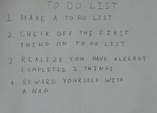
%> input picture assignments/hw3/images/01_list.jpg, 157 x 113 px, shrunk from 2270 x 1631 before the run
$ octave testExtractImageText.m   (GNU Octave 9; MATLAB toolbox functions it lacks are replaced by stand-ins)
%> lines starting %> are read from the running program, lines starting %| are printed output that depends on the picture; in (x1, y1, x2, y2) boxes, pixels count from 0 and x2, y2 are one past the last pixel; in counts of white or black regions, pixels touching at a corner belong together; the program's own positions count from 1
### assignments/hw3/matlab/extractImageText.m
function [text] = extractImageText(fname)
%> called with fname = '../images/01_list.jpg'
  % [text] = extractImageText(fname) loads the image specified by the path 'fname'
  % and returns the next contained in the image as a string.
  img = imread ( fname );
%> img is the input picture: size 113x157x3 uint8; mean R, G, B 146.6, 150.1, 149
  [lines, bw] = findLetters( img );

  load('nist36_model');
  characters = {};
  text = '';
  for line = 1: length ( lines ) %horizontal line
    %for letter = 1 : length ( line )
    for bi = 1:size(lines{line} ,1 ) % each bounding box
      box = floor (lines{line}(bi,:));
      if all ( box > 0 )
        ch = bw ( box(2):box(4) , box(1):box(3) );
        ch = resize_and_pad ( ch );
        characters{end+1} = ch;
        X = reshape ( ch , [] , 1 );
        [out, act_h, act_a] = Forward(W, b, X);
        [val label] = max ( out );
        if label < 27
          %fprintf('detected character %s', char ( 64 + label ) );
          text = strcat ( text , char ( 64 + label ) );
        else
          %fprintf('detected character %s', char ( 48 + label ) );
          text = strcat ( text , char ( 48 + label ) );
        end
        text = strcat ( text , " "  );

        %imshow ( ch , []);
        %pause ( 2 )
        %%% rectangle form for plotting bounding boxes : [x y w h]:
        %boxx = [box(1) , box(2) , (box(3)-box(1)) , (box(4) - box(2)) ];
        %rectangle('pos' , boxx );
      end
    end
    text = strcat ( text , '\n' );
  end
end


% [20 lines left out: function resize_and_pad, not called in this run]

### assignments/hw3/matlab/findLetters.m
function [lines, bw] = findLetters( img )
  %%%%%%%%%%%%%%%%%%%%%%%%%%%%%%%%%%%%%%%%%%%%%%%%%%%%%%%%%%%%%%%%%%%%%%%%%%%%%%
  %%%%%%%%%%%%%%%%%%%%%%%%%%%%%%%%%%%%%%%%%%%%%%%%%%%%%%%%%%%%%%%%%%%%%%%%%%%%%%
  %%%%%%%%%%%%%%%%%%%%%%%%%%%%%%%%%%%%%%%%%%%%%%%%%%%%%%%%%%%%%%%%%%%%%%%%%%%%%%
  % [lines, BW] = findLetters(im) processes the input RGB image and returns a cell
  % array 'lines' of located characters in the image, as well as a binary
  % representation of the input image. The cell array 'lines' should contain one
  % matrix entry for each line of text that appears in the image. Each matrix entry
  % should have size Lx4, where L represents the number of letters in that line.
  % Each row of the matrix should contain 4 numbers [x1, y1, x2, y2] representing
  % the top-left and bottom-right position of each box. The boxes in one line should
  % be sorted by x1 value.
  %%%%%%%%%%%%%%%%%%%%%%%%%%%%%%%%%%%%%%%%%%%%%%%%%%%%%%%%%%%%%%%%%%%%%%%%%%%%%%
  [ rows cols ] = size ( img ) ;
%> rows = 113; cols = 471
  DF_char = strel('rectangle',[ 20 , 20 ]);

  img = rgb2gray ( img );
%> img: size 113x157 uint8
  img = imcomplement ( img );
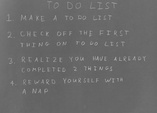
%> img: size 113x157 uint8; min 87, max 169, mean 106
  T = adaptthresh(img, 0.5);
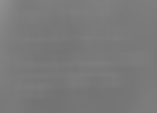
%> T: size 113x157 double; min 0.451, max 0.565, mean 0.478
  img = imbinarize(img,T);
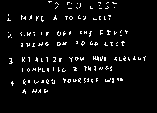
%> img: size 113x157 logical; 4.9% white in thin lines or dots, all inside (x1, y1, x2, y2) = (7, 1, 146, 94)
  img = double ( img );
  bw  = double ( imcomplement ( img ) );
  bw ( bw < 0.5 ) = 0.05;
  bw ( bw > 0.95 ) = 0.95;

  img = imgaussfilt(img,2);
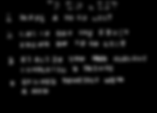
%> img: size 113x157 double; min 0, max 0.469, mean 0.0492
  img = bwareaopen(img,1400);
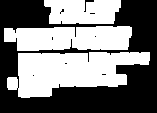
%> img: size 113x157 logical; 49% white; 3 white regions


  %bw       = imcomplement ( im2bw ( img  ) );
  %%%%%%%%%%%%%%%%%%%%%%%%%%%%%%%%%%%%%%%%%%%%%%%%%%%%%%%%%%%%%%%%%%%%%%%%%%%%%%
  %% Extract character position %%%%%%%%%%%%%%%%%%%%%%%%%%%%%%%%%%%%%%%%%%%%%%%%
  %%%%%%%%%%%%%%%%%%%%%%%%%%%%%%%%%%%%%%%%%%%%%%%%%%%%%%%%%%%%%%%%%%%%%%%%%%%%%%

  % [4 lines of commented-out code are left out]
  CC = bwconncomp(img);
%> CC = 3 connected components
  S = regionprops(CC,'Centroid');
%> S = 3 regions; Centroid: [70.8 38.7], [71.3 71.8], [83.4 12.2]
  Z = regionprops ( CC , 'BoundingBox' ) ;
%> Z = 3 regions; box (x1, y1, x2, y2): (4, 26, 132, 51), (7, 52, 150, 98), (44, 0, 121, 24)
  bounding_boxes = reshape ( [Z.BoundingBox] , 4 , [] )';
%> bounding_boxes = [4.5 26.5 128 25; 7.5 52.5 143 46; 44.5 0.5 77 24]
%> the run ends on the next line
  cleval = evalclusters(bounding_boxes ( : , 2 ) ,'kmeans','Silhouette','KList',[1:10]) ;
  %cleval = evalclusters(bounding_boxes ( : , 2 ) ,'gmdistribution','CalinskiHarabasz','KList',[1:15]) ;
  [ ks ys ] = kmeans ( bounding_boxes ( : , 2 ) , cleval.OptimalK );
  lines = cell ( 0 );
  [ ~ , kindices ] = sort ( ys );
  for i = kindices'
    line_boxes = bounding_boxes(ks==i,:);
    %for b = 1 : size ( line_boxes )
    %  scatter ( line_boxes ( b , 1 ) , line_boxes ( b , 2 ) , 'rx' );
    %end
    lines{end+1} = convert_to_ullr ( line_boxes );

  end
end

% [9 lines left out: function convert_to_ullr, not called in this run]

### assignments/hw3/matlab/testExtractImageText.m
% Your code here.

text1 = extractImageText('../images/01_list.jpg');
